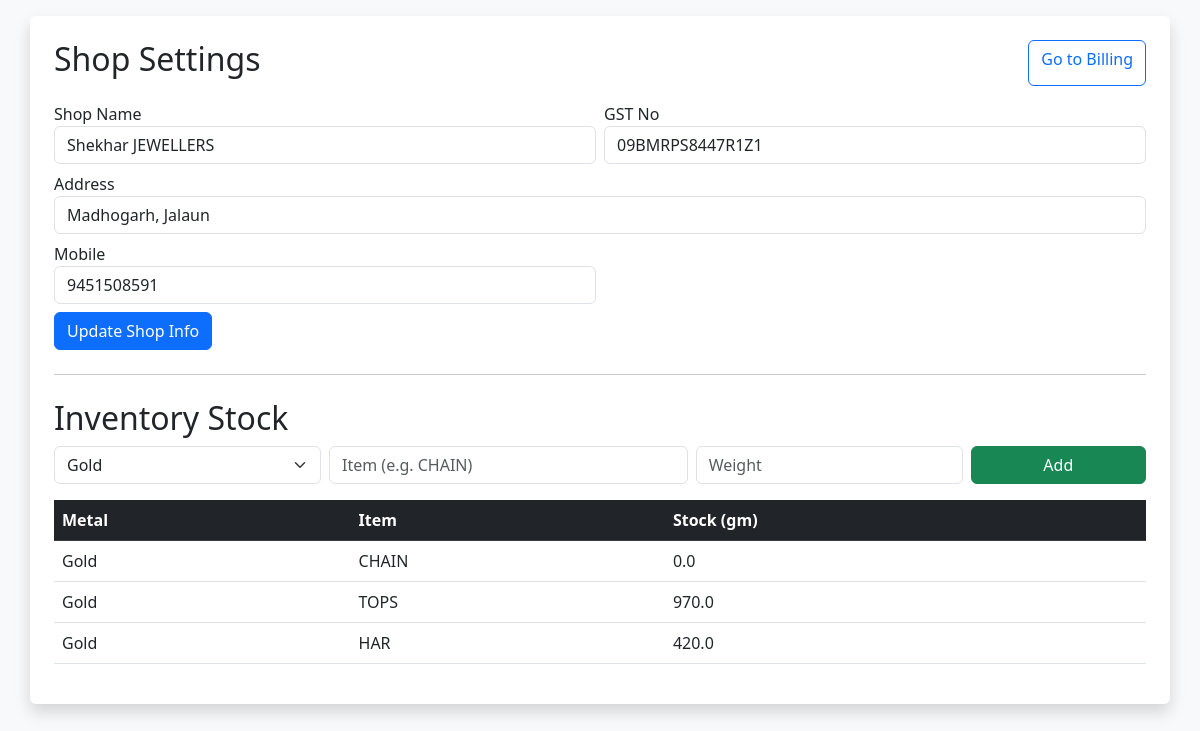
The page /admin on the database its author committed.
### models.py (models this page shows)
class ShopProfile(db.Model):
    id = db.Column(db.Integer, primary_key=True)
    name = db.Column(db.String(100), default="FAKKAD JEWELLERS")
    gst = db.Column(db.String(50), default="09BMRPS8447R1Z1")
    address = db.Column(db.String(200), default="Madhogarh, Jalaun")
    mobile = db.Column(db.String(20), default="9451508591")

class Inventory(db.Model):
    id = db.Column(db.Integer, primary_key=True)
    metal = db.Column(db.String(10)) # Gold or Silver
    item_name = db.Column(db.String(50))
    weight = db.Column(db.Float, default=0.0)

### app.py (the view, shortened to what this page needs)
@app.route("/admin", methods=["GET", "POST"])
def admin():
    shop = ShopProfile.query.first()
    inventory = Inventory.query.all()
    return render_template("admin.html", shop=shop, inventory=inventory)

### templates/admin.html (shortened to what this page needs)
<!DOCTYPE html>
<html>
<head>
    <link rel="stylesheet" href="https://cdn.jsdelivr.net/npm/bootstrap@5.3.0/dist/css/bootstrap.min.css">
</head>
<body class="bg-light p-3">
    <div class="container bg-white p-4 rounded shadow">
        <div class="d-flex justify-content-between">
            <h2>Shop Settings</h2>
            <a href="/" class="btn btn-outline-primary">Go to Billing</a>
        </div>
        <form method="POST" class="mt-3">
            <div class="row g-2">
                <div class="col-6"><label>Shop Name</label><input name="name" class="form-control" value="{{ shop.name }}"></div>
                <div class="col-6"><label>GST No</label><input name="gst" class="form-control" value="{{ shop.gst }}"></div>
                <div class="col-12"><label>Address</label><input name="address" class="form-control" value="{{ shop.address }}"></div>
                <div class="col-6"><label>Mobile</label><input name="mobile" class="form-control" value="{{ shop.mobile }}"></div>
            </div>
            <button class="btn btn-primary mt-2">Update Shop Info</button>
        </form>
        <hr class="my-4">
        <h2>Inventory Stock</h2>
        <form method="POST" class="row g-2">
            <div class="col-3"><select name="metal" class="form-select"><option>Gold</option><option>Silver</option></select></div>
            <div class="col-4"><input name="item_name" class="form-control" placeholder="Item (e.g. CHAIN)" required></div>
            <div class="col-3"><input type="number" step="0.001" name="weight" class="form-control" placeholder="Weight" required></div>
            <div class="col-2"><button class="btn btn-success w-100">Add</button></div>
        </form>
        <table class="table mt-3">
            <thead class="table-dark"><tr><th>Metal</th><th>Item</th><th>Stock (gm)</th></tr></thead>
            <tbody>
                {% for item in inventory %}
                <tr><td>{{ item.metal }}</td><td>{{ item.item_name }}</td><td>{{ item.weight }}</td></tr>
                {% endfor %}
            </tbody>
        </table>
    </div>
</body>
</html>

### rows shown on the page
ShopProfile: name "Shekhar JEWELLERS", gst "09BMRPS8447R1Z1", address "Madhogarh, Jalaun", mobile "9451508591"
Inventory: metal "Gold", item_name "CHAIN", weight "0.0"
Inventory: metal "Gold", item_name "TOPS", weight "970.0"
Inventory: metal "Gold", item_name "HAR", weight "420.0"
